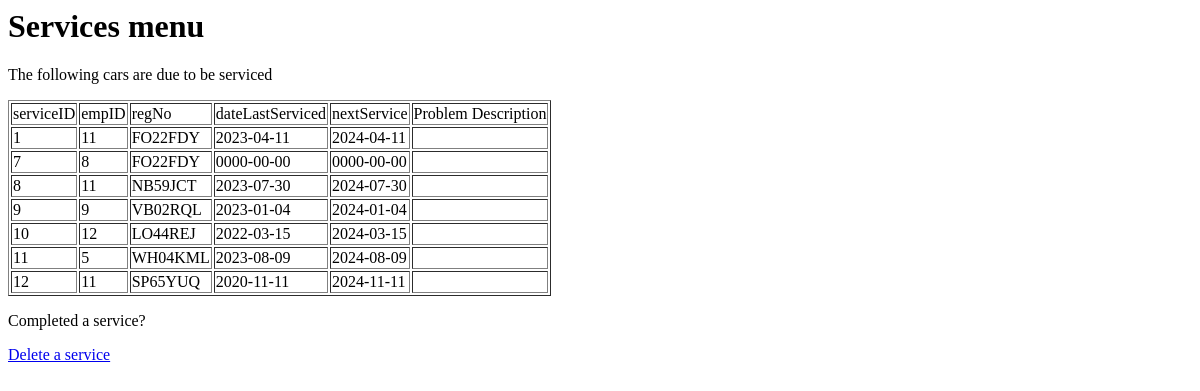
/viewServices.php, run on an earlier commit of the app's database.
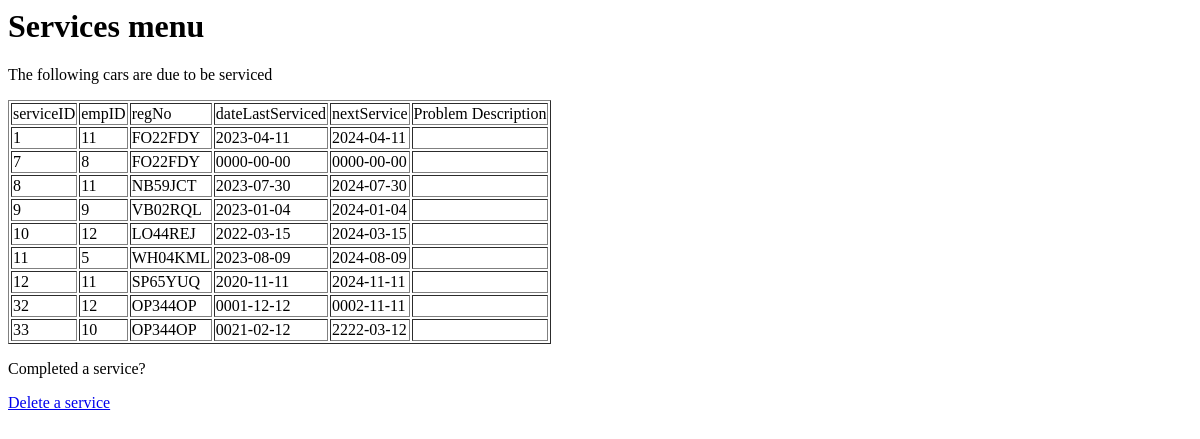
And on a later commit of the database.
### tables this page shows
CREATE TABLE `dsservice` (
  `serviceID` int(6) UNSIGNED NOT NULL,
  `empID` int(6) UNSIGNED NOT NULL,
  `regNo` varchar(7) NOT NULL,
  `dateLastServiced` date NOT NULL,
  `nextService` date NOT NULL,
  `problemDesc` varchar(500) DEFAULT NULL
);

### viewServices.php (the view, shortened to what this page needs)
<html>
<head>
</head>
<body>
<h1> Services menu </h1>
<p>The following cars are due to be serviced</p>
<?php
$servername = "localhost";
$username = "root";
$password = "";
$database = "car_dealership";
$conn = mysqli_connect($servername, $username, $password, $database);
$sql = "SELECT * FROM dsservice";
$result = mysqli_query($conn, $sql);
echo "<table border='1'>";
echo "<tr><td>serviceID</td><td>empID</td><td>regNo</td><td>dateLastServiced</td><td>nextService</td><td>Problem Description</td></tr>";
while ($row = mysqli_fetch_array($result)) {
    echo "<tr><td>{$row['serviceID']}</td><td>{$row['empID']}</td><td>{$row['regNo']}</td><td>{$row['dateLastServiced']}</td><td>{$row['nextService']}</td><td>{$row['problemdesc']}</td></tr>";
}
echo "</table>";
?>
<p>Completed a service?</p>
 <a href="removeService.php">Delete a service </a>
</body>
</html>

What changed in the data, as far as the page shows it:
added dsservice: serviceID "32", empID "12", regNo "OP344OP", dateLastServiced "0001-12-12", nextService "0002-11-11"
added dsservice: serviceID "33", empID "10", regNo "OP344OP", dateLastServiced "0021-02-12", nextService "2222-03-12"
